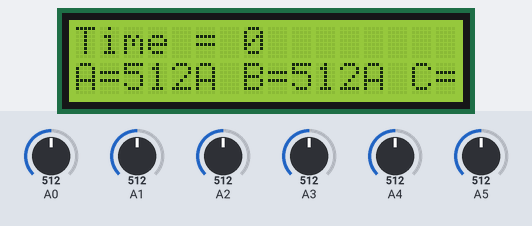
A sketch run on a simulated Arduino Uno, built with avr-gcc and run on an emulated ATmega328P. Shown: 16×2 character LCD. The test bench sets the inputs (shaded band); at power-on: A2 = 512, A1 = 512, A3 = 512, A0 = 512, A4 = 512, A5 = 512.

Above: at 1.2 s.
1.3 s: A2 set to 6
10.4 s: A1 set to 109
At 17.84 s:
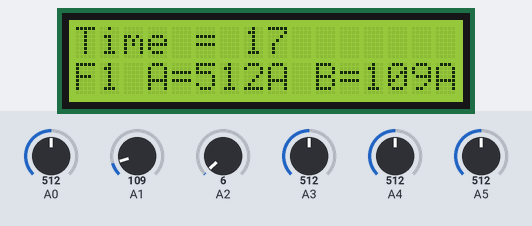
19.5 s: A1 set to 92
At 26.66 s:
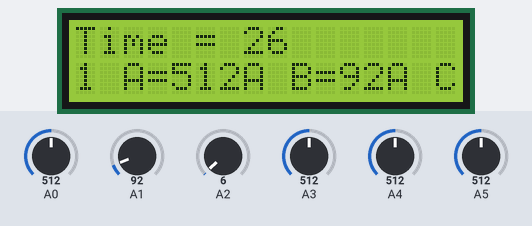
30.1 s: A3 set to 105
At 37.6 s:
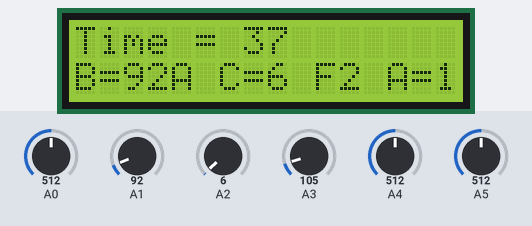
39.2 s: A3 set to 93
At 46.12 s:
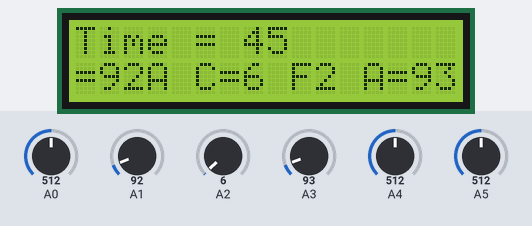
48.3 s: A0 set to 105
At 51.89 s:
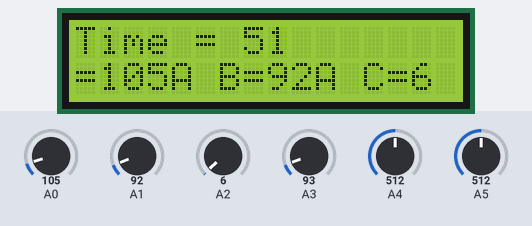
57.4 s: A0 set to 88
At 58.58 s:
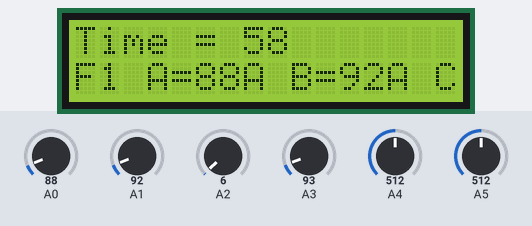

The sketch:

LCD1602singleScroll.ino
```cpp
#include <LiquidCrystal.h>
#include <string.h>

LiquidCrystal lcd(12, 11, 5, 4, 3, 2);

int pos = 0;
int posLenth;
String msg;
char message[300];

void setup() {
  lcd.begin(16, 2);
}

void printLine() {
  posLenth = strlen(message);
  posLenth = posLenth - 16;
  for (int i = 0; i <= posLenth; i++) {

    lcd.setCursor(0, 0);
    lcd.print("Time = ");
    lcd.print(millis() / 1000);

    lcd.setCursor(0, 1);
    char lcdTop[16];
    int copySize = 16;
    if (strlen(message) < 16) {
      copySize = strlen(message);
    }

    int tempPos = pos;
    if (tempPos < 0)  {
      tempPos = -(tempPos);
    }

    memcpy(&lcdTop[0], &message[tempPos], copySize);
    lcd.print(lcdTop);

    pos += 1;
    if (pos + 15 >= strlen(message)) {
      i = posLenth;
    }
    delay(300);
  }

  pos = 0;  // reset position
}

void loop() {
  msg = "F1 A=" + String(analogRead(A0)) + "A B=" + String(analogRead(A1)) + "A C=" + String(analogRead(A2)) + " F2 A=" + String(analogRead(A3)) + "A B=" + String(analogRead(A4)) + "A C=" + String(analogRead(A5));
  msg.toCharArray(message, 300);
  printLine();
}
```

Measured:
- the behaviour switches between 100 and 99 on A1 (found by bisection; images 1 and 2)
- the behaviour switches between 100 and 99 on A3 (found by bisection; images 3 and 4)
- the behaviour switches between 100 and 99 on A0 (found by bisection; images 5 and 6)
- after the input at 57.4 s, the display: first differs from a run without the input after 1.0 s (image 6)
